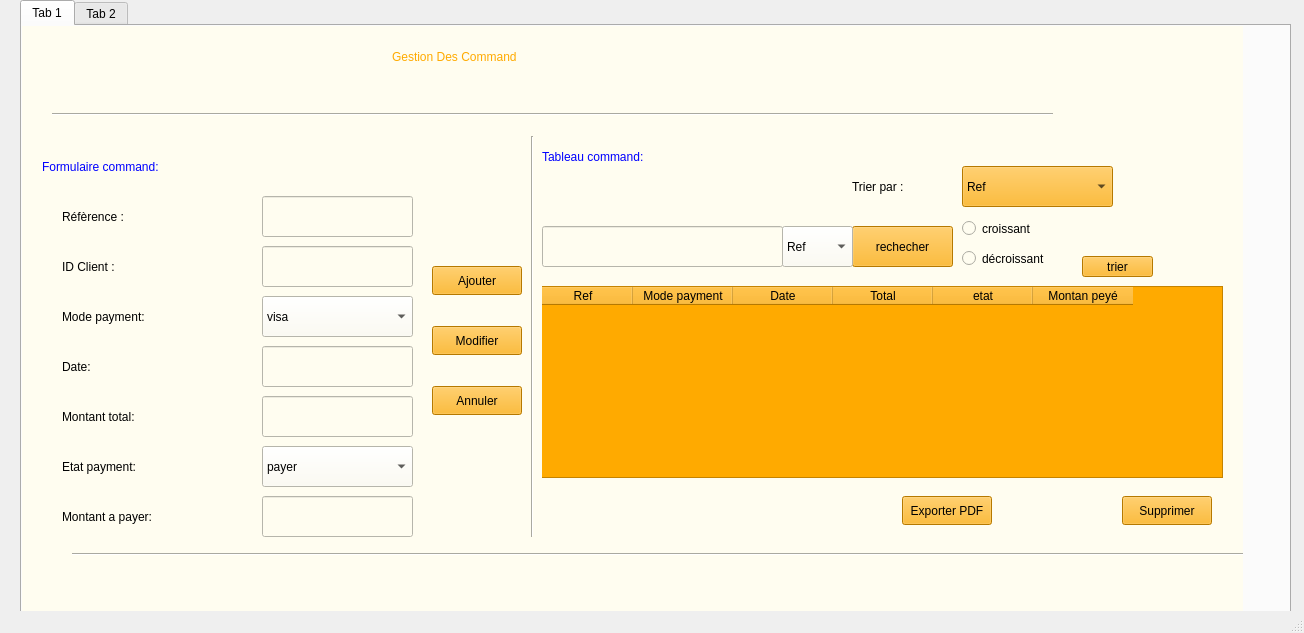
<?xml version="1.0" encoding="UTF-8"?>
<ui version="4.0">
 <class>MainWindow</class>
 <widget class="QMainWindow" name="MainWindow">
  <property name="geometry">
   <rect>
    <x>0</x>
    <y>0</y>
    <width>1304</width>
    <height>633</height>
   </rect>
  </property>
  <property name="windowTitle">
   <string>MainWindow</string>
  </property>
  <widget class="QWidget" name="centralwidget">
   <widget class="QTabWidget" name="tabWidget">
    <property name="geometry">
     <rect>
      <x>20</x>
      <y>0</y>
      <width>1271</width>
      <height>1080</height>
     </rect>
    </property>
    <property name="currentIndex">
     <number>0</number>
    </property>
    <widget class="QWidget" name="tab">
     <attribute name="title">
      <string>Tab 1</string>
     </attribute>
     <widget class="QWidget" name="widget_2" native="true">
      <property name="geometry">
       <rect>
        <x>0</x>
        <y>0</y>
        <width>1221</width>
        <height>1080</height>
       </rect>
      </property>
      <property name="styleSheet">
       <string notr="true">background-color: rgb(255, 253, 240);</string>
      </property>
      <widget class="QLabel" name="label_14">
       <property name="geometry">
        <rect>
         <x>40</x>
         <y>370</y>
         <width>181</width>
         <height>41</height>
        </rect>
       </property>
       <property name="styleSheet">
        <string notr="true">font: 900 italic 12pt &quot;Segoe UI&quot;;
color: rgb(0, 0, 0);</string>
       </property>
       <property name="text">
        <string>Montant total:</string>
       </property>
      </widget>
      <widget class="QLabel" name="label_15">
       <property name="geometry">
        <rect>
         <x>40</x>
         <y>420</y>
         <width>191</width>
         <height>41</height>
        </rect>
       </property>
       <property name="styleSheet">
        <string notr="true">font: 900 italic 12pt &quot;Segoe UI&quot;;
color: rgb(0, 0, 0);</string>
       </property>
       <property name="text">
        <string>Etat payment:</string>
       </property>
      </widget>
      <widget class="QLineEdit" name="ref">
       <property name="geometry">
        <rect>
         <x>240</x>
         <y>170</y>
         <width>151</width>
         <height>41</height>
        </rect>
       </property>
       <property name="styleSheet">
        <string notr="true">color: rgb(0, 0, 0);</string>
       </property>
      </widget>
      <widget class="QRadioButton" name="decroissant_2">
       <property name="geometry">
        <rect>
         <x>940</x>
         <y>190</y>
         <width>111</width>
         <height>25</height>
        </rect>
       </property>
       <property name="styleSheet">
        <string notr="true">color: rgb(0, 0, 0);</string>
       </property>
       <property name="text">
        <string>croissant</string>
       </property>
      </widget>
      <widget class="QComboBox" name="mod_">
       <property name="geometry">
        <rect>
         <x>240</x>
         <y>270</y>
         <width>151</width>
         <height>41</height>
        </rect>
       </property>
       <property name="styleSheet">
        <string notr="true">color: rgb(0, 0, 0);</string>
       </property>
       <item>
        <property name="text">
         <string>visa</string>
        </property>
       </item>
       <item>
        <property name="text">
         <string>Mastercard</string>
        </property>
       </item>
       <item>
        <property name="text">
         <string>cache</string>
        </property>
       </item>
       <item>
        <property name="text">
         <string>cheque</string>
        </property>
       </item>
      </widget>
      <widget class="QLineEdit" name="m_tot">
       <property name="geometry">
        <rect>
         <x>240</x>
         <y>370</y>
         <width>151</width>
         <height>41</height>
        </rect>
       </property>
       <property name="styleSheet">
        <string notr="true">color: rgb(0, 0, 0);</string>
       </property>
      </widget>
      <widget class="QPushButton" name="add">
       <property name="geometry">
        <rect>
         <x>410</x>
         <y>240</y>
         <width>90</width>
         <height>29</height>
        </rect>
       </property>
       <property name="styleSheet">
        <string notr="true">background-color: rgb(255, 170, 0);
color: rgb(0, 0, 0);</string>
       </property>
       <property name="text">
        <string>Ajouter</string>
       </property>
      </widget>
      <widget class="QPushButton" name="update">
       <property name="geometry">
        <rect>
         <x>410</x>
         <y>300</y>
         <width>90</width>
         <height>29</height>
        </rect>
       </property>
       <property name="styleSheet">
        <string notr="true">background-color: rgb(255, 170, 0);
color: rgb(0, 0, 0);</string>
       </property>
       <property name="text">
        <string>Modifier</string>
       </property>
      </widget>
      <widget class="QPushButton" name="cancel">
       <property name="geometry">
        <rect>
         <x>410</x>
         <y>360</y>
         <width>90</width>
         <height>29</height>
        </rect>
       </property>
       <property name="styleSheet">
        <string notr="true">background-color: rgb(255, 170, 0);
color: rgb(0, 0, 0);</string>
       </property>
       <property name="text">
        <string>Annuler</string>
       </property>
      </widget>
      <widget class="QLabel" name="label_16">
       <property name="geometry">
        <rect>
         <x>830</x>
         <y>140</y>
         <width>131</width>
         <height>41</height>
        </rect>
       </property>
       <property name="styleSheet">
        <string notr="true">font: 900 italic 12pt &quot;Segoe UI&quot;;
color: rgb(0, 0, 0);</string>
       </property>
       <property name="text">
        <string>Trier par :</string>
       </property>
      </widget>
      <widget class="QComboBox" name="tri_type">
       <property name="geometry">
        <rect>
         <x>940</x>
         <y>140</y>
         <width>151</width>
         <height>41</height>
        </rect>
       </property>
       <property name="styleSheet">
        <string notr="true">color: rgb(0, 0, 0);
background-color: rgb(255, 170, 0);</string>
       </property>
       <item>
        <property name="text">
         <string>Ref</string>
        </property>
       </item>
       <item>
        <property name="text">
         <string>Date</string>
        </property>
       </item>
       <item>
        <property name="text">
         <string>Total</string>
        </property>
       </item>
      </widget>
      <widget class="QRadioButton" name="decroissant">
       <property name="geometry">
        <rect>
         <x>940</x>
         <y>220</y>
         <width>111</width>
         <height>25</height>
        </rect>
       </property>
       <property name="styleSheet">
        <string notr="true">color: rgb(0, 0, 0);</string>
       </property>
       <property name="text">
        <string>décroissant</string>
       </property>
      </widget>
      <widget class="QLineEdit" name="recherche">
       <property name="geometry">
        <rect>
         <x>520</x>
         <y>200</y>
         <width>241</width>
         <height>41</height>
        </rect>
       </property>
       <property name="styleSheet">
        <string notr="true">color: rgb(0, 0, 0);</string>
       </property>
      </widget>
      <widget class="QPushButton" name="recherchebutton">
       <property name="geometry">
        <rect>
         <x>830</x>
         <y>200</y>
         <width>101</width>
         <height>41</height>
        </rect>
       </property>
       <property name="styleSheet">
        <string notr="true">background-color: rgb(255, 170, 0);
color: rgb(0, 0, 0);</string>
       </property>
       <property name="text">
        <string>rechecher</string>
       </property>
      </widget>
      <widget class="QTableWidget" name="tab_show_command">
       <property name="geometry">
        <rect>
         <x>510</x>
         <y>260</y>
         <width>691</width>
         <height>192</height>
        </rect>
       </property>
       <property name="styleSheet">
        <string notr="true">color: rgb(0, 0, 0);
background-color: rgb(255, 170, 0);</string>
       </property>
       <column>
        <property name="text">
         <string>Ref</string>
        </property>
       </column>
       <column>
        <property name="text">
         <string>Mode payment</string>
        </property>
       </column>
       <column>
        <property name="text">
         <string>Date</string>
        </property>
       </column>
       <column>
        <property name="text">
         <string>Total</string>
        </property>
       </column>
       <column>
        <property name="text">
         <string>etat</string>
        </property>
       </column>
       <column>
        <property name="text">
         <string>Montan peyé</string>
        </property>
       </column>
      </widget>
      <widget class="Line" name="line_3">
       <property name="geometry">
        <rect>
         <x>500</x>
         <y>110</y>
         <width>20</width>
         <height>401</height>
        </rect>
       </property>
       <property name="orientation">
        <enum>Qt::Orientation::Vertical</enum>
       </property>
      </widget>
      <widget class="QPushButton" name="supprimer">
       <property name="geometry">
        <rect>
         <x>1100</x>
         <y>470</y>
         <width>90</width>
         <height>29</height>
        </rect>
       </property>
       <property name="styleSheet">
        <string notr="true">background-color: rgb(255, 170, 0);
color: rgb(0, 0, 0);</string>
       </property>
       <property name="text">
        <string>Supprimer</string>
       </property>
      </widget>
      <widget class="Line" name="line_2">
       <property name="geometry">
        <rect>
         <x>50</x>
         <y>520</y>
         <width>1231</width>
         <height>16</height>
        </rect>
       </property>
       <property name="orientation">
        <enum>Qt::Orientation::Horizontal</enum>
       </property>
      </widget>
      <widget class="QPushButton" name="imprimer">
       <property name="geometry">
        <rect>
         <x>880</x>
         <y>470</y>
         <width>90</width>
         <height>29</height>
        </rect>
       </property>
       <property name="styleSheet">
        <string notr="true">background-color: rgb(255, 170, 0);
color: rgb(0, 0, 0);</string>
       </property>
       <property name="text">
        <string>Exporter PDF</string>
       </property>
      </widget>
      <widget class="QPushButton" name="pushButton_10">
       <property name="geometry">
        <rect>
         <x>1060</x>
         <y>230</y>
         <width>71</width>
         <height>21</height>
        </rect>
       </property>
       <property name="styleSheet">
        <string notr="true">background-color: rgb(255, 170, 0);
color: rgb(0, 0, 0);</string>
       </property>
       <property name="text">
        <string>trier</string>
       </property>
      </widget>
      <widget class="QLabel" name="label_12">
       <property name="geometry">
        <rect>
         <x>40</x>
         <y>320</y>
         <width>131</width>
         <height>41</height>
        </rect>
       </property>
       <property name="styleSheet">
        <string notr="true">font: 900 italic 12pt &quot;Segoe UI&quot;;
color: rgb(0, 0, 0);</string>
       </property>
       <property name="text">
        <string>Date:</string>
       </property>
      </widget>
      <widget class="QLabel" name="label_13">
       <property name="geometry">
        <rect>
         <x>40</x>
         <y>270</y>
         <width>181</width>
         <height>41</height>
        </rect>
       </property>
       <property name="styleSheet">
        <string notr="true">font: 900 italic 12pt &quot;Segoe UI&quot;;
color: rgb(0, 0, 0);</string>
       </property>
       <property name="text">
        <string>Mode payment:</string>
       </property>
      </widget>
      <widget class="QLineEdit" name="date">
       <property name="geometry">
        <rect>
         <x>240</x>
         <y>320</y>
         <width>151</width>
         <height>41</height>
        </rect>
       </property>
       <property name="styleSheet">
        <string notr="true">color: rgb(0, 0, 0);</string>
       </property>
      </widget>
      <widget class="QComboBox" name="etat_payment">
       <property name="geometry">
        <rect>
         <x>240</x>
         <y>420</y>
         <width>151</width>
         <height>41</height>
        </rect>
       </property>
       <property name="styleSheet">
        <string notr="true">color: rgb(0, 0, 0);</string>
       </property>
       <item>
        <property name="text">
         <string>payer</string>
        </property>
       </item>
       <item>
        <property name="text">
         <string>non payyer</string>
        </property>
       </item>
       <item>
        <property name="text">
         <string/>
        </property>
       </item>
      </widget>
      <widget class="QLabel" name="label_17">
       <property name="geometry">
        <rect>
         <x>40</x>
         <y>470</y>
         <width>181</width>
         <height>41</height>
        </rect>
       </property>
       <property name="styleSheet">
        <string notr="true">font: 900 italic 12pt &quot;Segoe UI&quot;;
color: rgb(0, 0, 0);</string>
       </property>
       <property name="text">
        <string>Montant a payer:</string>
       </property>
      </widget>
      <widget class="QLineEdit" name="montant_a_payyer">
       <property name="geometry">
        <rect>
         <x>240</x>
         <y>470</y>
         <width>151</width>
         <height>41</height>
        </rect>
       </property>
       <property name="styleSheet">
        <string notr="true">color: rgb(0, 0, 0);</string>
       </property>
      </widget>
      <widget class="QComboBox" name="recherche_type">
       <property name="geometry">
        <rect>
         <x>760</x>
         <y>200</y>
         <width>71</width>
         <height>41</height>
        </rect>
       </property>
       <property name="styleSheet">
        <string notr="true">color: rgb(0, 0, 0);</string>
       </property>
       <item>
        <property name="text">
         <string>Ref</string>
        </property>
       </item>
       <item>
        <property name="text">
         <string>Date</string>
        </property>
       </item>
       <item>
        <property name="text">
         <string>Total</string>
        </property>
       </item>
      </widget>
      <widget class="QLabel" name="label_8">
       <property name="geometry">
        <rect>
         <x>370</x>
         <y>10</y>
         <width>381</width>
         <height>41</height>
        </rect>
       </property>
       <property name="styleSheet">
        <string notr="true">font: 900 italic 16pt &quot;Segoe UI&quot;;
color: rgb(255, 170, 0);</string>
       </property>
       <property name="text">
        <string>Gestion Des Command</string>
       </property>
      </widget>
      <widget class="QLabel" name="label_10">
       <property name="geometry">
        <rect>
         <x>520</x>
         <y>110</y>
         <width>281</width>
         <height>41</height>
        </rect>
       </property>
       <property name="styleSheet">
        <string notr="true">font: 900 italic 16pt &quot;Segoe UI&quot;;
color: rgb(0, 0, 255);</string>
       </property>
       <property name="text">
        <string>Tableau command:</string>
       </property>
      </widget>
      <widget class="QLabel" name="label_9">
       <property name="geometry">
        <rect>
         <x>20</x>
         <y>120</y>
         <width>301</width>
         <height>41</height>
        </rect>
       </property>
       <property name="styleSheet">
        <string notr="true">font: 900 italic 16pt &quot;Segoe UI&quot;;
color: rgb(0, 0, 255);</string>
       </property>
       <property name="text">
        <string>Formulaire command:</string>
       </property>
      </widget>
      <widget class="QLabel" name="label_11">
       <property name="geometry">
        <rect>
         <x>40</x>
         <y>170</y>
         <width>131</width>
         <height>41</height>
        </rect>
       </property>
       <property name="styleSheet">
        <string notr="true">font: 900 italic 12pt &quot;Segoe UI&quot;;
color: rgb(0, 0, 0);</string>
       </property>
       <property name="text">
        <string>Réfèrence :</string>
       </property>
      </widget>
      <widget class="Line" name="line">
       <property name="geometry">
        <rect>
         <x>30</x>
         <y>80</y>
         <width>1001</width>
         <height>16</height>
        </rect>
       </property>
       <property name="orientation">
        <enum>Qt::Orientation::Horizontal</enum>
       </property>
      </widget>
      <widget class="QLabel" name="label_60">
       <property name="geometry">
        <rect>
         <x>40</x>
         <y>220</y>
         <width>131</width>
         <height>41</height>
        </rect>
       </property>
       <property name="styleSheet">
        <string notr="true">font: 900 italic 12pt &quot;Segoe UI&quot;;
color: rgb(0, 0, 0);</string>
       </property>
       <property name="text">
        <string>ID Client :</string>
       </property>
      </widget>
      <widget class="QLineEdit" name="id_client">
       <property name="geometry">
        <rect>
         <x>240</x>
         <y>220</y>
         <width>151</width>
         <height>41</height>
        </rect>
       </property>
       <property name="styleSheet">
        <string notr="true">color: rgb(0, 0, 0);</string>
       </property>
      </widget>
     </widget>
    </widget>
    <widget class="QWidget" name="tab_2">
     <attribute name="title">
      <string>Tab 2</string>
     </attribute>
    </widget>
   </widget>
  </widget>
  <widget class="QMenuBar" name="menubar">
   <property name="geometry">
    <rect>
     <x>0</x>
     <y>0</y>
     <width>1304</width>
     <height>21</height>
    </rect>
   </property>
  </widget>
  <widget class="QStatusBar" name="statusbar"/>
 </widget>
 <resources/>
 <connections/>
</ui>
